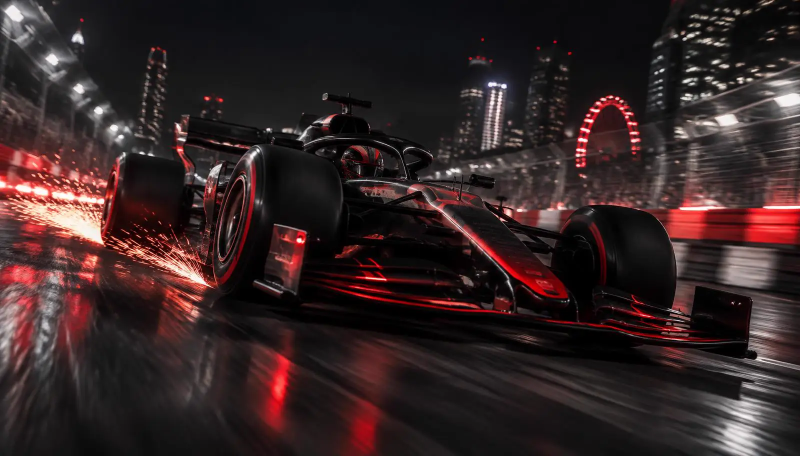
#> input picture src/assets/hero-f1.webp, 1600 x 912 px, given in place of app-icon.webp, which was not available (shown at 1/2 size); the run also reads 1 picture not shown here
$ python customize_android.py ../../src/assets/hero-f1.webp
#> lines starting #> are read from the running program, lines starting #| are printed output that depends on the picture; pictures that were not available may be replaced by others from this repository, and a replacement may not be noted
#!/usr/bin/env python3
import sys
from pathlib import Path
from PIL import Image, ImageDraw

ANDROID_MAIN = Path(sys.argv[1] if len(sys.argv) > 1 else "/tmp/downforce-cap/android/app/src/main")
RES = ANDROID_MAIN / "res"
WORKSPACE = Path(__file__).resolve().parents[2]

icon_src_path = WORKSPACE / "public/app-icon.webp"
fg_src_path = WORKSPACE / "public/aero-d-fg.webp"
outline_src_path = WORKSPACE / "public/outline-splash.webp"

icon_master = Image.open(icon_src_path).convert("RGBA")
fg_master = Image.open(fg_src_path).convert("RGBA")
outline_master = Image.open(outline_src_path).convert("RGBA")

def make_icon(size: int, round_mask: bool = False, foreground_only: bool = False) -> Image.Image:
    if foreground_only:
        out = Image.new("RGBA", (size, size), (0, 0, 0, 0))
        inner = int(size * 0.68)
        fg_resized = fg_master.resize((inner, inner), Image.Resampling.LANCZOS)
        out.alpha_composite(fg_resized, ((size - inner) // 2, (size - inner) // 2))
        return out

    img = icon_master.resize((size, size), Image.Resampling.LANCZOS)
    if round_mask:
        mask = Image.new("L", (size, size), 0)
        ImageDraw.Draw(mask).ellipse([0, 0, size - 1, size - 1], fill=255)
        out = Image.new("RGBA", (size, size), (0, 0, 0, 0))
        out.paste(img, (0, 0), mask)
        return out
    return img

def make_outline_splash(w: int, h: int) -> Image.Image:
    # Pure #07080C Carbon with centered Glowing Titanium Outline Aero D logo
    img = Image.new("RGBA", (w, h), (7, 8, 12, 255))
    logo_sz = int(min(w, h) * 0.36)
    out_resized = outline_master.resize((logo_sz, logo_sz), Image.Resampling.LANCZOS)
    img.alpha_composite(out_resized, ((w - logo_sz) // 2, (h - logo_sz) // 2))
    return img

mipmaps = {
    "mipmap-mdpi": 48,
    "mipmap-hdpi": 72,
    "mipmap-xhdpi": 96,
    "mipmap-xxhdpi": 144,
    "mipmap-xxxhdpi": 192,
}
for folder, sz in mipmaps.items():
    d = RES / folder
    d.mkdir(parents=True, exist_ok=True)
    make_icon(sz, round_mask=False).save(d / "ic_launcher.png")
    make_icon(sz, round_mask=True).save(d / "ic_launcher_round.png")
    make_icon(int(sz * 2.25), foreground_only=True).save(d / "ic_launcher_foreground.png")
#> this loop made 5 passes
#> pass 1, in make_icon, `img = icon_master.resize((size, size), Image.Resampling.LANCZOS)`:
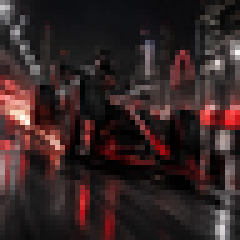
#> img: PIL image 48x48 RGBA (shown 5 times larger); mean R, G, B, A 52.8, 36.7, 37.1, 255
#> pass 1, `make_icon(sz, round_mask=True).save(d / "ic_launcher_round.png")`:
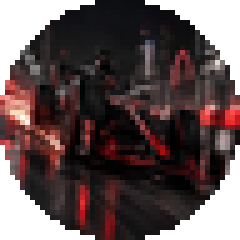
#> saved as ic_launcher_round.png: PIL image 48x48 RGBA (shown 5 times larger); mean R, G, B, A 41.7, 26.8, 27, 199.7; transparent parts drawn white

for d in RES.glob("drawable*"):
    if d.is_dir() and (d / "splash.png").exists():
        make_outline_splash(1080, 1920).save(d / "splash.png")
(RES / "drawable").mkdir(parents=True, exist_ok=True)
make_outline_splash(1080, 1920).save(RES / "drawable/splash.png")
#> in make_outline_splash, `img = Image.new("RGBA", (w, h), (7, 8, 12, 255))`:
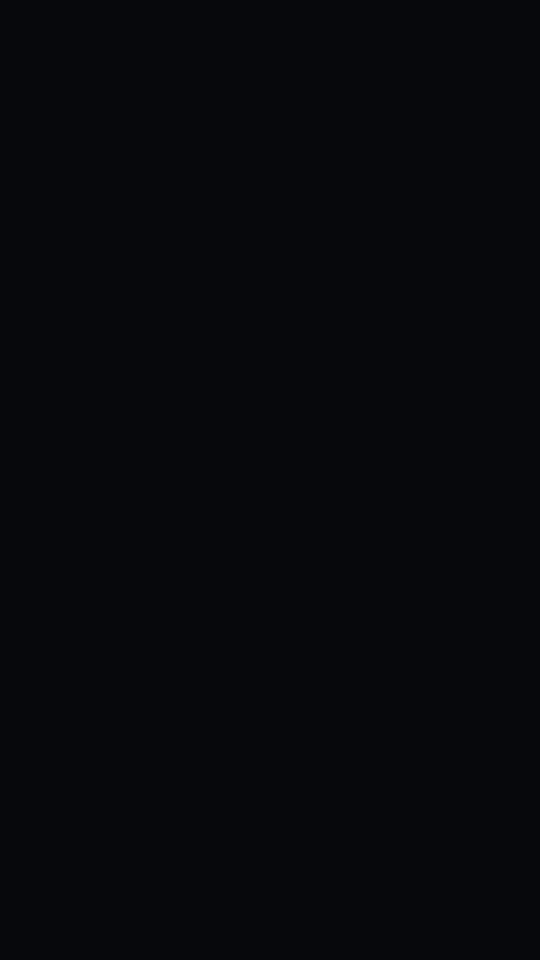
#> img: PIL image 1080x1920 RGBA (shown at 1/2 size); mean R, G, B, A 7, 8, 12, 255
#> in make_outline_splash, `out_resized = outline_master.resize((logo_sz, logo_sz), Image.Resampli..`:
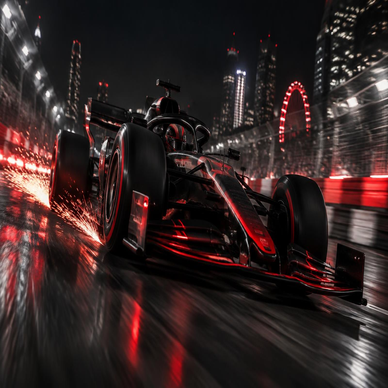
#> out_resized: PIL image 388x388 RGBA; mean R, G, B, A 52.2, 37, 36.3, 255
#> in make_outline_splash, `img.alpha_composite(out_resized, ((w - logo_sz) // 2, (h - logo_sz) //..`:
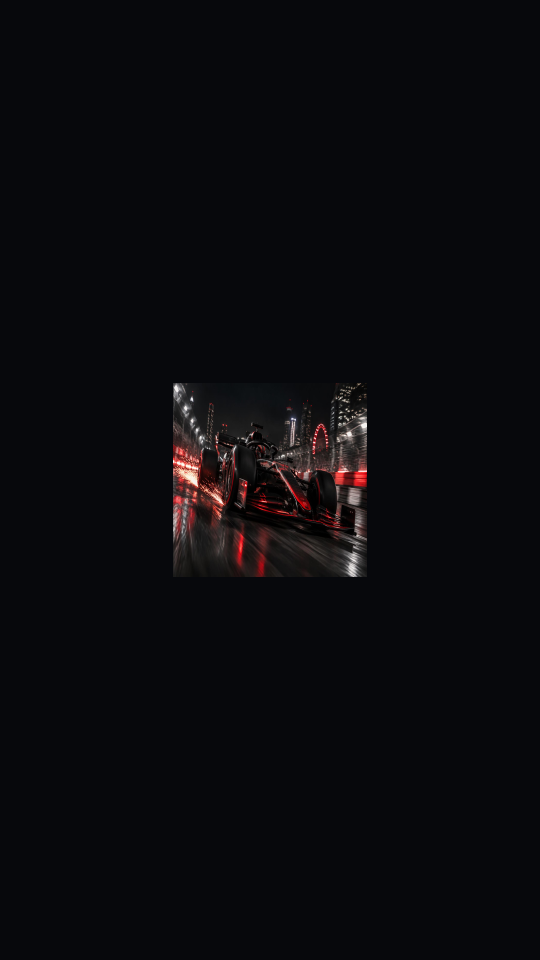
#> img: PIL image 1080x1920 RGBA (shown at 1/2 size); mean R, G, B, A 10.3, 10.1, 13.8, 255

outline_icon_288 = Image.new("RGBA", (288, 288), (7, 8, 12, 0))
m_inner = outline_master.resize((192, 192), Image.Resampling.LANCZOS)
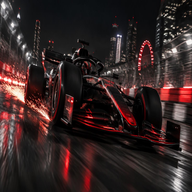
#> m_inner: PIL image 192x192 RGBA; mean R, G, B, A 52.3, 37, 36.3, 255
outline_icon_288.alpha_composite(m_inner, (48, 48))
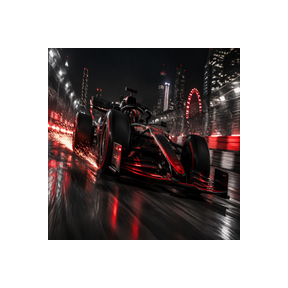
#> outline_icon_288: PIL image 288x288 RGBA; mean R, G, B, A 27.1, 20.9, 22.8, 113.3; transparent parts drawn white
outline_icon_288.save(RES / "drawable/splash_mono_icon.png")

ic_bg = RES / "values/ic_launcher_background.xml"
if ic_bg.exists():
    ic_bg.write_text(
        '<?xml version="1.0" encoding="utf-8"?>\n<resources>\n    <color name="ic_launcher_background">#0C0E16</color>\n</resources>\n',
        encoding="utf-8",
    )

strings_path = RES / "values/strings.xml"
if strings_path.exists():
    strings_txt = strings_path.read_text(encoding="utf-8")
    strings_txt = strings_txt.replace(">DOWNFORCE<", ">Downforce<")
    strings_path.write_text(strings_txt, encoding="utf-8")

styles_path = RES / "values/styles.xml"
if styles_path.exists():
    st = styles_path.read_text(encoding="utf-8")
    if "android:windowBackground" not in st:
        st = st.replace(
            "</style>",
            '        <item name="android:windowBackground">#07080C</item>\n'
            '        <item name="android:statusBarColor">#07080C</item>\n'
            '        <item name="android:navigationBarColor">#07080C</item>\n'
            '        <item name="windowSplashScreenBackground">#07080C</item>\n'
            '        <item name="windowSplashScreenAnimatedIcon">@drawable/splash_mono_icon</item>\n'
            '    </style>',
        )
        styles_path.write_text(st, encoding="utf-8")

manifest_path = ANDROID_MAIN / "AndroidManifest.xml"
if manifest_path.exists():
    mf = manifest_path.read_text(encoding="utf-8")
    if "android:screenOrientation" not in mf:
        mf = mf.replace(
            'android:name=".MainActivity"',
            'android:name=".MainActivity" android:screenOrientation="portrait"',
        )
    if "android.permission.VIBRATE" not in mf:
        perms = """    <uses-permission android:name="android.permission.VIBRATE" />
    <uses-permission android:name="android.permission.POST_NOTIFICATIONS" />
    <uses-permission android:name="android.permission.SCHEDULE_EXACT_ALARM" />
</manifest>"""
        mf = mf.replace("</manifest>", perms)
    manifest_path.write_text(mf, encoding="utf-8")

main_act = ANDROID_MAIN / "java/app/lovable/downforce/MainActivity.java"
main_act.parent.mkdir(parents=True, exist_ok=True)
main_act.write_text(
    """package app.lovable.downforce;

import android.content.Intent;
import android.graphics.Color;
import android.net.Uri;
import android.os.Bundle;
import android.webkit.CookieManager;
import android.webkit.WebSettings;
import android.webkit.WebView;
import com.getcapacitor.BridgeActivity;

public class MainActivity extends BridgeActivity {
    @Override
    public void onCreate(Bundle savedInstanceState) {
        super.onCreate(savedInstanceState);
        if (getBridge() != null && getBridge().getWebView() != null) {
            WebView wv = getBridge().getWebView();
            wv.setBackgroundColor(Color.parseColor("#07080C"));
            WebSettings ws = wv.getSettings();
            ws.setDomStorageEnabled(true);
            ws.setDatabaseEnabled(true);
            ws.setCacheMode(WebSettings.LOAD_DEFAULT);
            CookieManager cm = CookieManager.getInstance();
            cm.setAcceptCookie(true);
            cm.setAcceptThirdPartyCookies(wv, true);
        }
        handleShortcutIntent(getIntent());
    }

    @Override
    protected void onNewIntent(Intent intent) {
        super.onNewIntent(intent);
        setIntent(intent);
        handleShortcutIntent(intent);
    }

    private void handleShortcutIntent(Intent intent) {
        if (intent == null) return;
        Uri data = intent.getData();
        if (data != null && "downforce".equals(data.getScheme())) {
            String path = data.getPath();
            if (path != null && !path.isEmpty() && getBridge() != null && getBridge().getWebView() != null) {
                getBridge().getWebView().loadUrl("https://downforce.lovable.app" + path);
            }
        }
    }
}
""",
    encoding="utf-8",
)
print("Android project customized with Borderless Aero D Icon & Outline Splash.")
